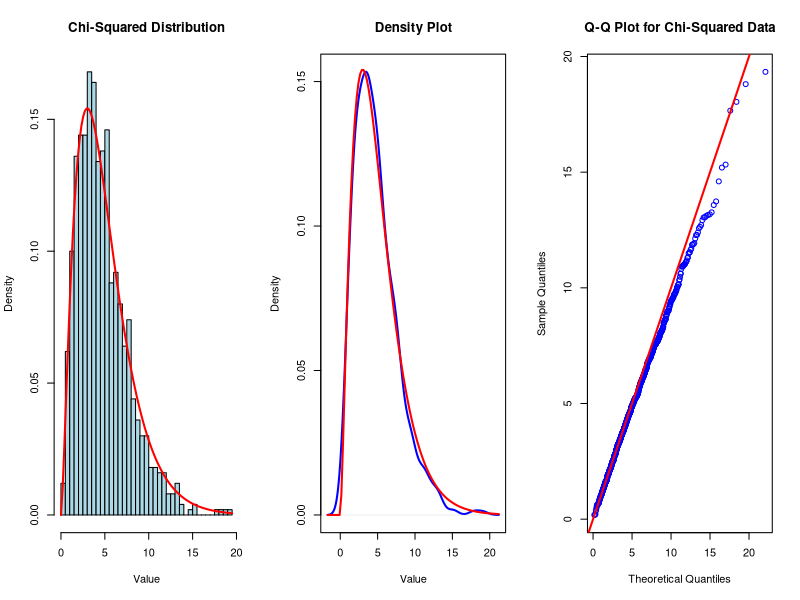

Write the R code that produced this figure.
# Parameters
k <- 5
N_sim <- 1000

# Generate chi-squared data
set.seed(123)
chi2_data <- rchisq(N_sim, df = k)

# Compute mean and variance
mean_chi2 <- mean(chi2_data)
var_chi2 <- var(chi2_data)
print(paste("Mean:", mean_chi2))
print(paste("Variance:", var_chi2))

# Graphical Output
par(mfrow = c(1, 3))
hist(chi2_data, breaks = 30, col = "lightblue", probability = TRUE, main = "Chi-Squared Distribution", xlab = "Value")
curve(dchisq(x, df = k), add = TRUE, col = "red", lwd = 2)
plot(density(chi2_data), col = "blue", lwd = 2, main = "Density Plot", xlab = "Value")
curve(dchisq(x, df = k), add = TRUE, col = "red", lwd = 2)
qqplot(qchisq(ppoints(N_sim), df = k), chi2_data, main = "Q-Q Plot for Chi-Squared Data", col = "blue", xlab = "Theoretical Quantiles", ylab = "Sample Quantiles")
abline(0, 1, col = "red", lwd = 2)